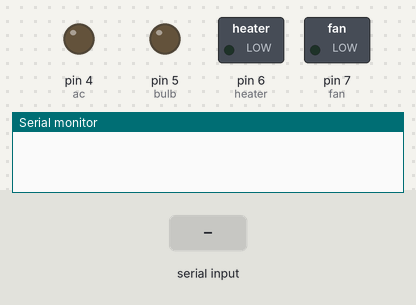
Simulated run of this sketch. Board: Arduino Uno, built with avr-gcc and run on an emulated ATmega328P. Parts: switched loads named in the sketch (green lamp = pin HIGH), output pins drawn as LEDs (lit = HIGH), the last lines printed to the serial monitor. Inputs (shaded band) come from the test bench.

Above: at 1.2 s.
1.3 s: "a" received over the second serial link
At 1.6 s:
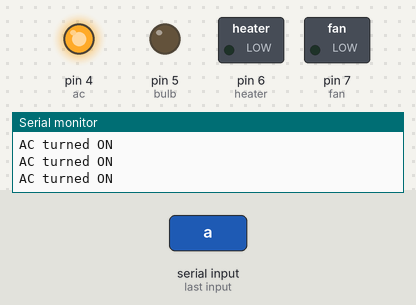
2.8 s: "c" received over the second serial link
At 4.0 s:
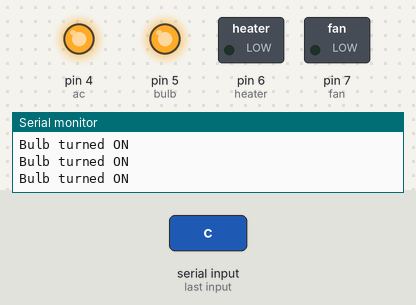
4.3 s: "b" received over the second serial link
At 5.5 s:
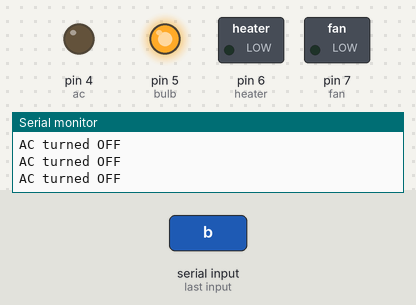
5.8 s: "e" received over the second serial link
At 6.6 s:
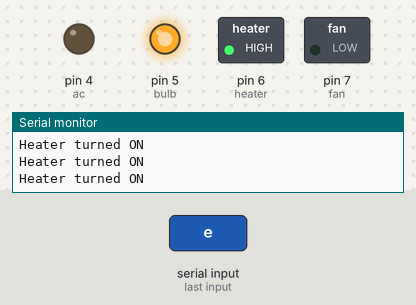
7.3 s: "d" received over the second serial link
At 8.5 s:
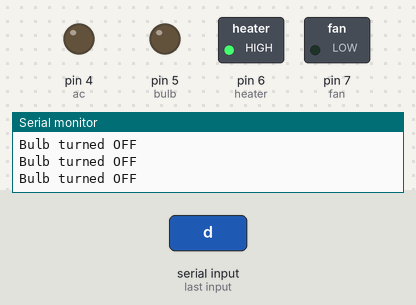
8.8 s: "g" received over the second serial link
At 9.7 s:
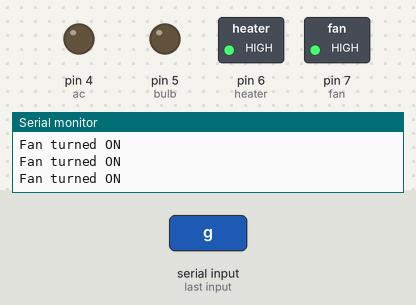
Timing chart, 0 to 11.3 s (numbered marks = the images above; inputs shaded):
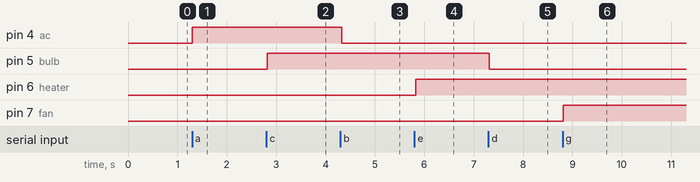

The sketch:

home-automation-4way.ino
```cpp
#include <SoftwareSerial.h>

SoftwareSerial BTSerial(2, 3); // RX, TX

long int ac = 4;
long int bulb = 5;
long int heater = 6;
long int fan = 7;
char x;

void setup() {
  pinMode(ac, OUTPUT);
  pinMode(bulb, OUTPUT);
  pinMode(heater, OUTPUT);
  pinMode(fan, OUTPUT);
  digitalWrite(ac, LOW);
  digitalWrite(bulb, LOW);
  digitalWrite(heater, LOW);
  digitalWrite(fan, LOW);

  Serial.begin(9600);
  BTSerial.begin(9600);
}

void loop() {
  if (BTSerial.available() > 0) {
    x = BTSerial.read();
    Serial.print("Received: ");
    Serial.println(x);
  }

  if (x == 'a') {
    digitalWrite(ac, HIGH);
    Serial.println("AC turned ON");
  }
  if (x == 'b') {
    digitalWrite(ac, LOW);
    Serial.println("AC turned OFF");
  }
  if (x == 'c') {
    digitalWrite(bulb, HIGH);
    Serial.println("Bulb turned ON");
  }
  if (x == 'd') {
    digitalWrite(bulb, LOW);
    Serial.println("Bulb turned OFF");
  }
  if (x == 'e') {
    digitalWrite(heater, HIGH);
    Serial.println("Heater turned ON");
  }
  if (x == 'f') {
    digitalWrite(heater, LOW);
    Serial.println("Heater turned OFF");
  }
  if (x == 'g') {
    digitalWrite(fan, HIGH);
    Serial.println("Fan turned ON");
  }
  if (x == 'h') {
    digitalWrite(fan, LOW);
    Serial.println("Fan turned OFF");
  }
}
```

Measured:
- after the input at 1.3 s, pin 4 (ac): LOW → HIGH at once
- after the input at 2.8 s, pin 5 (bulb): LOW → HIGH at once
- after the input at 4.3 s, pin 4 (ac): HIGH → LOW at once
- after the input at 5.8 s, pin 6 (heater): LOW → HIGH at once
- after the input at 7.3 s, pin 5 (bulb): HIGH → LOW at once
- after the input at 8.8 s, pin 7 (fan): LOW → HIGH at once
